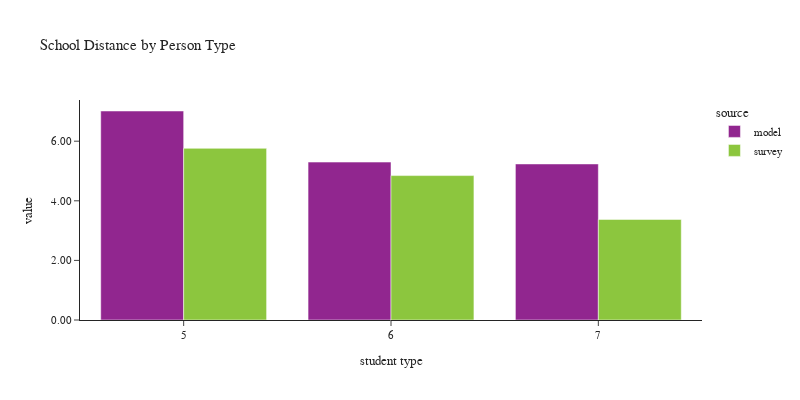

Notebook source saved alongside this figure:
### Code cell
plot_school_location(df_students[df_students['pptyp'].isin([5,6,7])], 
                     'pptyp', 'Person Type', 'student type')

### Figure 1 — Plotly figure (JSON) as saved in the notebook; plotly's stock layout.template omitted (floating-point values rounded to 4 significant figures)
{"data": [{"alignmentgroup": "True", "customdata": [[162318], [127563], [533920]], "hovertemplate": "source=model<br>pptyp=%{x}<br>value=%{y}<br>sample count=%{customdata[0]}<extra></extra>", "legendgroup": "model", "marker": {"color": "#91268F", "pattern": {"shape": ""}}, "name": "model", "offsetgroup": "model", "orientation": "v", "showlegend": true, "textposition": "auto", "type": "bar", "x": [5, 6, 7], "xaxis": "x", "y": [7.013, 5.299, 5.237], "yaxis": "y"}, {"alignmentgroup": "True", "customdata": [[169], [113], [530]], "hovertemplate": "source=survey<br>pptyp=%{x}<br>value=%{y}<br>sample count=%{customdata[0]}<extra></extra>", "legendgroup": "survey", "marker": {"color": "#8CC63E", "pattern": {"shape": ""}}, "name": "survey", "offsetgroup": "survey", "orientation": "v", "showlegend": true, "textposition": "auto", "type": "bar", "x": [5, 6, 7], "xaxis": "x", "y": [5.761, 4.846, 3.375], "yaxis": "y"}], "layout": {"barmode": "group", "font": {"size": 11}, "height": 400, "legend": {"title": {"text": "source"}, "tracegroupgap": 0}, "title": {"text": "School Distance by Person Type"}, "width": 800, "xaxis": {"anchor": "y", "domain": [0.0, 1.0], "title": {"text": "student type"}}, "yaxis": {"anchor": "x", "domain": [0.0, 1.0], "tickformat": ".2f", "title": {"text": "value"}}}}
